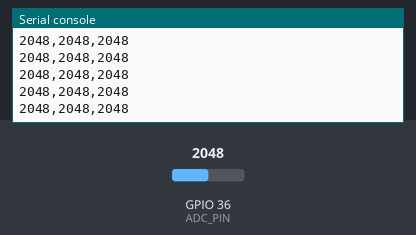
The program below on a simulated ESP32 board running MicroPython. Shown: the last lines printed to the serial console. Inputs (shaded band) come from the test bench; at power-on: GPIO 36 (ADC_PIN) = 2048 (analog values on the 0–4095 scale).

Above: at 1.2 s.
1.3 s: GPIO 36 (ADC_PIN) set to 2866
At 1.35 s:
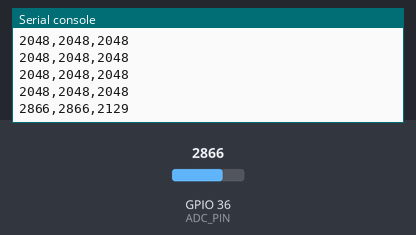
2.8 s: GPIO 36 (ADC_PIN) set to 3603
At 2.81 s:
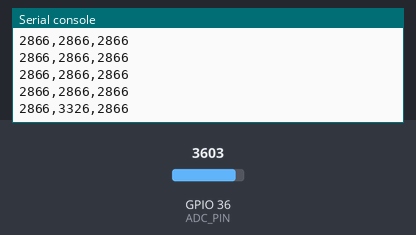
Timing chart, 0 to 5.8 s (numbered marks = the images above; inputs shaded):
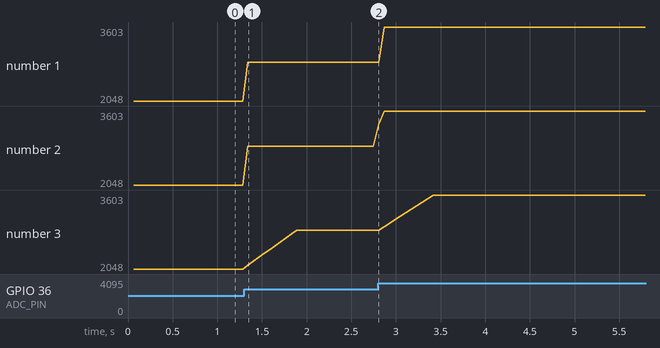

The program:

04-3.py
```python
# 實驗 #4-3：進階平滑技術來取得可變電阻的 ADC 類比輸入值
# 執行環境：MicroPython v1.24.0 on ESP32-DevKitC
# 硬體接線：可變電阻中間接腳 -> GPIO36

import machine
import time
from collections import deque

# --- 1. 常數與設定 ---
ADC_PIN = 36              # 可變電阻連接的 ADC 接腳 (GPIO36 是 ADC1_CHANNEL_0)
SAMPLES_TECH_1 = 10       # 技術1的取樣筆數
WINDOW_SIZE_TECH_2 = 10   # 技術2 (移動平均) 的視窗大小
LOOP_DELAY_MS = 50        # 主迴圈每次讀取的延遲時間 (毫秒)

# --- 2. 硬體初始化 ---
# 設定 ADC
# - Pin(ADC_PIN): 指定接腳
# - atten=machine.ADC.ATTN_11DB: 設定衰減，讓 ADC 可以測量 0V 到 3.3V 的電壓
#   這會將電壓範圍對應到 0-4095 的數位值
# - width=machine.ADC.WIDTH_12BIT: 設定解析度為 12-bit (0-4095)
try:
    adc = machine.ADC(machine.Pin(ADC_PIN))
    adc.atten(machine.ADC.ATTN_11DB)
    adc.width(machine.ADC.WIDTH_12BIT)
    print("ADC on GPIO36 initialized successfully.")
except Exception as e:
    print(f"Error initializing ADC: {e}")
    # 如果 ADC 初始化失敗，就停止程式
    while True:
        time.sleep(1)

# --- 3. 平滑技術函式與類別 ---

# 技術1：排除最大最小值後取平均 (Trimmed Mean)
def get_trimmed_mean_adc(adc_instance, num_samples):
    """
    連續讀取指定數量的 ADC 值，去除一個最大值和一個最小值，
    然後計算剩餘值的平均值。
    """
    readings = []
    for _ in range(num_samples):
        readings.append(adc_instance.read())
        time.sleep_ms(1)  # 每次 ADC 讀取之間短暫延遲，讓 ADC 穩定

    if len(readings) < 3:
        # 如果樣本數不足3，無法去除最大最小值，直接回傳平均
        return sum(readings) // len(readings) if readings else 0

    readings.sort()  # 將讀取到的值排序

    # 排除第一個 (最小值) 和最後一個 (最大值)
    trimmed_list = readings[1:-1]

    # 計算剩下值的總和並取平均
    average = sum(trimmed_list) // len(trimmed_list)
    return average

# 技術2：移動平均 (Moving Average)
# 使用類別來儲存歷史資料，這樣更清晰且易於管理
class MovingAverage:
    """
    一個簡單的移動平均濾波器類別。
    """
    def __init__(self, window_size):
        # 使用 deque 是一個高效的選擇，因為從左邊移除元素 (popleft) 的時間複雜度是 O(1)
        self.data = deque((), window_size)
        self.window_size = window_size

    def add(self, new_value):
        """新增一個值到資料視窗中"""
        self.data.append(new_value)

    def get_average(self):
        """計算目前視窗內所有值的平均值"""
        if not self.data:
            return 0  # 避免除以零的錯誤

        # 回傳整數平均值
        return sum(self.data) // len(self.data)

# --- 4. 主程式 ---

# 建立一個移動平均濾波器的實例
ma_filter = MovingAverage(WINDOW_SIZE_TECH_2)

# 為了讓移動平均的初始值更穩定，可以先"預填"資料
print("Priming moving average filter...")
for _ in range(WINDOW_SIZE_TECH_2):
    initial_val = adc.read()
    ma_filter.add(initial_val)
    time.sleep_ms(5)
print("Priming complete. Starting main loop.")

# 為了讓序列繪圖器知道各條線的名稱，先印出標頭
print("Raw,TrimmedMean,MovingAverage")

while True:
    try:
        # 取得「原始值」
        # 注意：為了讓移動平均能持續更新，我們將原始值直接加入移動平均濾波器
        raw_value = adc.read()
        ma_filter.add(raw_value)

        # 取得「第1種平滑值」
        # 每次都重新取樣計算
        trimmed_mean_value = get_trimmed_mean_adc(adc, SAMPLES_TECH_1)

        # 取得「第2種平滑值」
        moving_average_value = ma_filter.get_average()

        # 輸出成 Arduino 序列繪圖器可讀的格式 (值之間用逗號分隔)
        print(f"{raw_value},{trimmed_mean_value},{moving_average_value}")

        # 延遲一段時間，避免洗版，也讓繪圖器有時間更新
        time.sleep_ms(LOOP_DELAY_MS)

    except KeyboardInterrupt:
        print("Program stopped by user.")
        break
    except Exception as e:
        print(f"An error occurred: {e}")
        time.sleep(1) # 發生錯誤時暫停一下
```

Measured:
- after the input at 1.3 s, the serial console: prints a new line at once (image 1)
- after the input at 2.8 s, the serial console: prints a new line at once (image 2)
- plotted number 1: 2048 → 2866 after the input at 1.3 s, 2866 → 3603 after the input at 2.8 s
- plotted number 2: 2048 → 2866 after the input at 1.3 s, 2866 → 3603 after the input at 2.8 s
- plotted number 3: 2048 → 2866 after the input at 1.3 s, 2866 → 3603 after the input at 2.8 s
